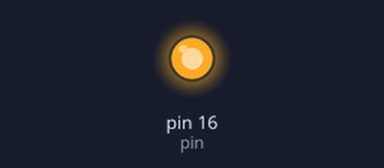
The sketch below on a simulated Arduino Uno, built with avr-gcc and run on an emulated ATmega328P. On the bench: output pins drawn as LEDs (lit = HIGH).

Above: at 0.1 s.
Timing chart, 0 to 1.6 s (numbered marks = the images above):
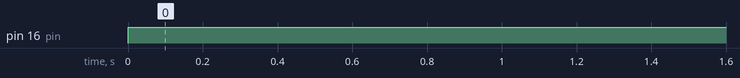

The sketch:

basic_digital.ino
```cpp
/**
 * Setup:
 * 1. Connect a ~100Ω resistor from GPIO pin 16 to the annode (long leg) of the LED
 * 2. Connect the cathode (short leg) of the LED to GND.
 */

const int pin = 16;

void setup() {
  // put your setup code here, to run once:
  pinMode(pin, OUTPUT);
}

void loop() {
  digitalWrite(pin, HIGH);
}
```

Measured:
- by itself, pin 16 (pin): LOW → HIGH at 0.00 s
